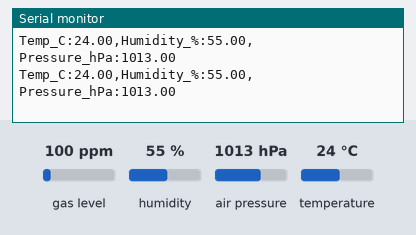
The sketch below on a simulated Arduino Uno, built with avr-gcc and run on an emulated ATmega328P. Parts: the last lines printed to the serial monitor. The test bench sets the inputs (shaded band); at power-on: humidity 55 %, air pressure 1013 hPa, temperature 24 °C, gas level 100 ppm.

Above: at 1.2 s.
1.3 s: humidity set to 22 %
At 1.61 s:
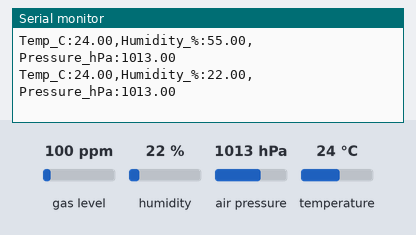
2.8 s: air pressure set to 952 hPa
At 2.89 s:
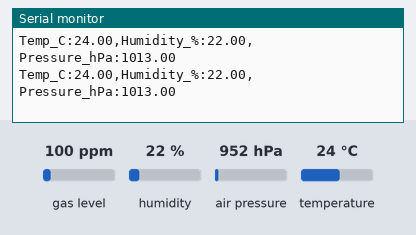
4.3 s: temperature set to 12 °C
At 4.42 s:
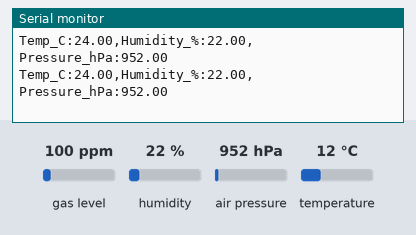

Measured:
- after the input at 1.3 s, the serial monitor: prints a new line after 0.13 s (image 1)

The sketch:

bme680_test.ino
```cpp
#include <Wire.h>
#include <Adafruit_Sensor.h>
#include "Adafruit_BME680.h"

// FOR RAPSBERRY PI PICO
// gp4 -> sda
// gp5 -> scl
// pin 38 (gnd) -> GND
// pin 36 (3v3 out) -> 3v3
// code written by google gemini.

// Create the sensor object
Adafruit_BME680 bme;

void setup() {
  Serial.begin(115200);
  while (!Serial); // Wait for the Serial Monitor to open

  Serial.println("BME680 Test Starting...");

  // Initialize I2C on GP4 (SDA) and GP5 (SCL)
  Wire.begin();

  // Try to find the sensor. Most generic modules use address 0x76.
  // If this fails, the code will try 0x77 automatically.
  if (!bme.begin(0x76)) {
    if (!bme.begin(0x77)) {
      Serial.println("Could not find a BME680 sensor. Check your wiring!");
      while (1);
    }
  }

  // Set up oversampling and filter
  bme.setTemperatureOversampling(BME680_OS_8X);
  bme.setHumidityOversampling(BME680_OS_2X);
  bme.setPressureOversampling(BME680_OS_4X);
  bme.setIIRFilterSize(BME680_FILTER_SIZE_3);
  bme.setGasHeater(320, 150); // 320°C for 150 ms
  Serial.print("temp, humidity, pressure, gas res");
}

void loop() {
  if (!bme.performReading()) {
    return; // Skip this loop if reading fails
  }

  // The Serial Plotter reads labels in the first line or uses specific formatting:
  // Format: "Label1:Value1, Label2:Value2, Label3:Value3"

  Serial.print("Temp_C:");
  Serial.print(bme.temperature);
  Serial.print(",");

  Serial.print("Humidity_%:");
  Serial.print(bme.humidity);
  Serial.print(",");

  Serial.print("Pressure_hPa:");
  Serial.print(bme.pressure / 100.0);

  // Note: I left out Gas Resistance because its value (e.g., 50,000)
  // is so much higher than Temperature (25) that it will "squash"
  // the other lines to the bottom of the graph.

  Serial.println(); // New line tells the plotter "this is one data point"

  delay(100); // Faster updates for a smoother graph
}
```
